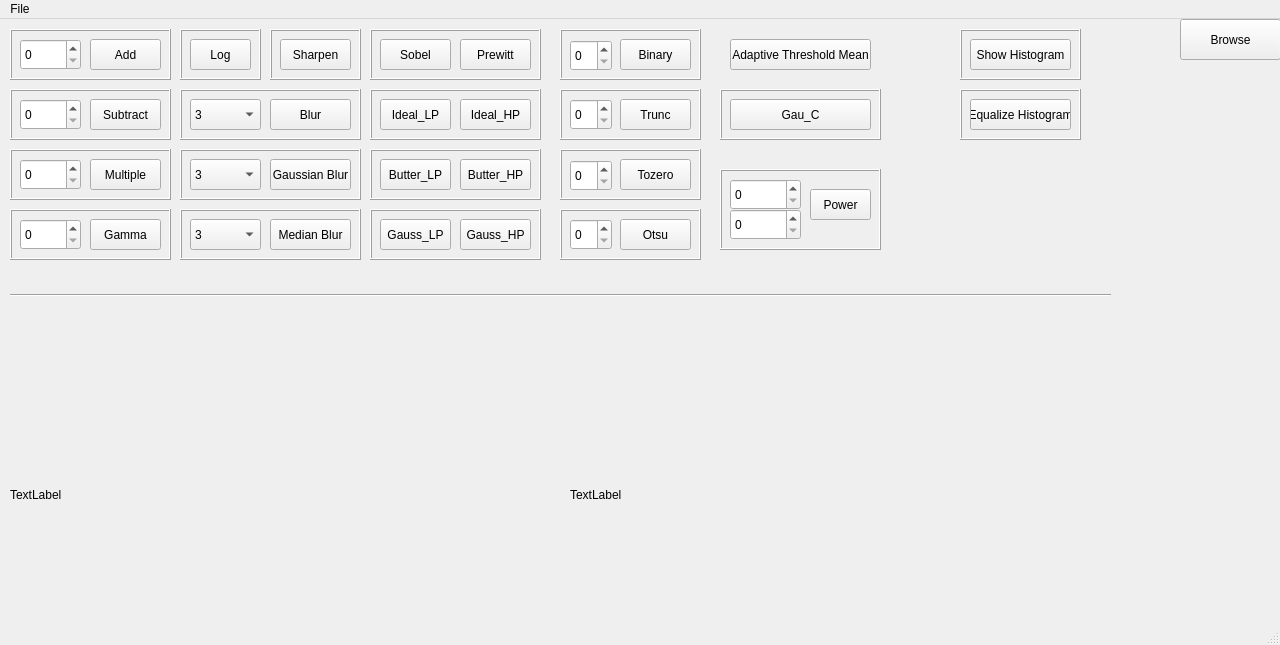
<?xml version="1.0" encoding="UTF-8"?>
<ui version="4.0">
 <class>MainWindow</class>
 <widget class="QMainWindow" name="MainWindow">
  <property name="geometry">
   <rect>
    <x>0</x>
    <y>0</y>
    <width>1280</width>
    <height>645</height>
   </rect>
  </property>
  <property name="sizePolicy">
   <sizepolicy hsizetype="Ignored" vsizetype="Ignored">
    <horstretch>0</horstretch>
    <verstretch>0</verstretch>
   </sizepolicy>
  </property>
  <property name="windowTitle">
   <string>MainWindow</string>
  </property>
  <widget class="QWidget" name="centralwidget">
   <widget class="QPushButton" name="browseBtn">
    <property name="geometry">
     <rect>
      <x>1180</x>
      <y>0</y>
      <width>101</width>
      <height>41</height>
     </rect>
    </property>
    <property name="text">
     <string>Browse</string>
    </property>
   </widget>
   <widget class="QLabel" name="imageOriginal">
    <property name="geometry">
     <rect>
      <x>10</x>
      <y>290</y>
      <width>521</width>
      <height>371</height>
     </rect>
    </property>
    <property name="sizePolicy">
     <sizepolicy hsizetype="Ignored" vsizetype="Ignored">
      <horstretch>0</horstretch>
      <verstretch>0</verstretch>
     </sizepolicy>
    </property>
    <property name="text">
     <string>TextLabel</string>
    </property>
    <property name="scaledContents">
     <bool>true</bool>
    </property>
   </widget>
   <widget class="QLabel" name="imageResult">
    <property name="geometry">
     <rect>
      <x>570</x>
      <y>290</y>
      <width>521</width>
      <height>371</height>
     </rect>
    </property>
    <property name="sizePolicy">
     <sizepolicy hsizetype="Ignored" vsizetype="Ignored">
      <horstretch>0</horstretch>
      <verstretch>0</verstretch>
     </sizepolicy>
    </property>
    <property name="text">
     <string>TextLabel</string>
    </property>
    <property name="scaledContents">
     <bool>true</bool>
    </property>
   </widget>
   <widget class="Line" name="line">
    <property name="geometry">
     <rect>
      <x>10</x>
      <y>266</y>
      <width>1101</width>
      <height>20</height>
     </rect>
    </property>
    <property name="orientation">
     <enum>Qt::Horizontal</enum>
    </property>
   </widget>
   <widget class="QLabel" name="label">
    <property name="geometry">
     <rect>
      <x>10</x>
      <y>10</y>
      <width>161</width>
      <height>51</height>
     </rect>
    </property>
    <property name="font">
     <font>
      <underline>false</underline>
     </font>
    </property>
    <property name="frameShape">
     <enum>QFrame::Box</enum>
    </property>
    <property name="frameShadow">
     <enum>QFrame::Raised</enum>
    </property>
    <property name="text">
     <string/>
    </property>
   </widget>
   <widget class="QSpinBox" name="addValue">
    <property name="geometry">
     <rect>
      <x>20</x>
      <y>20</y>
      <width>61</width>
      <height>31</height>
     </rect>
    </property>
    <property name="maximum">
     <number>999</number>
    </property>
   </widget>
   <widget class="QPushButton" name="addBtn">
    <property name="geometry">
     <rect>
      <x>90</x>
      <y>20</y>
      <width>71</width>
      <height>31</height>
     </rect>
    </property>
    <property name="text">
     <string>Add</string>
    </property>
   </widget>
   <widget class="QLabel" name="label_7">
    <property name="geometry">
     <rect>
      <x>960</x>
      <y>10</y>
      <width>121</width>
      <height>51</height>
     </rect>
    </property>
    <property name="font">
     <font>
      <underline>false</underline>
     </font>
    </property>
    <property name="frameShape">
     <enum>QFrame::Box</enum>
    </property>
    <property name="frameShadow">
     <enum>QFrame::Raised</enum>
    </property>
    <property name="text">
     <string/>
    </property>
   </widget>
   <widget class="QPushButton" name="plotHistBtn">
    <property name="geometry">
     <rect>
      <x>970</x>
      <y>20</y>
      <width>101</width>
      <height>31</height>
     </rect>
    </property>
    <property name="text">
     <string notr="true" comment="go" extracomment="ho">Show Histogram</string>
    </property>
   </widget>
   <widget class="QLabel" name="label_8">
    <property name="geometry">
     <rect>
      <x>180</x>
      <y>130</y>
      <width>181</width>
      <height>51</height>
     </rect>
    </property>
    <property name="font">
     <font>
      <underline>false</underline>
     </font>
    </property>
    <property name="frameShape">
     <enum>QFrame::Box</enum>
    </property>
    <property name="frameShadow">
     <enum>QFrame::Raised</enum>
    </property>
    <property name="text">
     <string/>
    </property>
   </widget>
   <widget class="QLabel" name="label_9">
    <property name="geometry">
     <rect>
      <x>180</x>
      <y>70</y>
      <width>181</width>
      <height>51</height>
     </rect>
    </property>
    <property name="font">
     <font>
      <underline>false</underline>
     </font>
    </property>
    <property name="frameShape">
     <enum>QFrame::Box</enum>
    </property>
    <property name="frameShadow">
     <enum>QFrame::Raised</enum>
    </property>
    <property name="text">
     <string/>
    </property>
   </widget>
   <widget class="QLabel" name="label_10">
    <property name="geometry">
     <rect>
      <x>960</x>
      <y>70</y>
      <width>121</width>
      <height>51</height>
     </rect>
    </property>
    <property name="font">
     <font>
      <underline>false</underline>
     </font>
    </property>
    <property name="frameShape">
     <enum>QFrame::Box</enum>
    </property>
    <property name="frameShadow">
     <enum>QFrame::Raised</enum>
    </property>
    <property name="text">
     <string/>
    </property>
   </widget>
   <widget class="QPushButton" name="equalHistBtn">
    <property name="geometry">
     <rect>
      <x>970</x>
      <y>80</y>
      <width>101</width>
      <height>31</height>
     </rect>
    </property>
    <property name="text">
     <string>Equalize Histogram</string>
    </property>
   </widget>
   <widget class="QLabel" name="label_2">
    <property name="geometry">
     <rect>
      <x>10</x>
      <y>70</y>
      <width>161</width>
      <height>51</height>
     </rect>
    </property>
    <property name="font">
     <font>
      <underline>false</underline>
     </font>
    </property>
    <property name="frameShape">
     <enum>QFrame::Box</enum>
    </property>
    <property name="frameShadow">
     <enum>QFrame::Raised</enum>
    </property>
    <property name="text">
     <string/>
    </property>
   </widget>
   <widget class="QSpinBox" name="subValue">
    <property name="geometry">
     <rect>
      <x>20</x>
      <y>80</y>
      <width>61</width>
      <height>31</height>
     </rect>
    </property>
    <property name="maximum">
     <number>999</number>
    </property>
   </widget>
   <widget class="QPushButton" name="subBtn">
    <property name="geometry">
     <rect>
      <x>90</x>
      <y>80</y>
      <width>71</width>
      <height>31</height>
     </rect>
    </property>
    <property name="text">
     <string>Subtract</string>
    </property>
   </widget>
   <widget class="QLabel" name="label_3">
    <property name="geometry">
     <rect>
      <x>10</x>
      <y>130</y>
      <width>161</width>
      <height>51</height>
     </rect>
    </property>
    <property name="font">
     <font>
      <underline>false</underline>
     </font>
    </property>
    <property name="frameShape">
     <enum>QFrame::Box</enum>
    </property>
    <property name="frameShadow">
     <enum>QFrame::Raised</enum>
    </property>
    <property name="text">
     <string/>
    </property>
   </widget>
   <widget class="QSpinBox" name="mulValue">
    <property name="geometry">
     <rect>
      <x>20</x>
      <y>140</y>
      <width>61</width>
      <height>31</height>
     </rect>
    </property>
    <property name="maximum">
     <number>999</number>
    </property>
   </widget>
   <widget class="QPushButton" name="mulBtn">
    <property name="geometry">
     <rect>
      <x>90</x>
      <y>140</y>
      <width>71</width>
      <height>31</height>
     </rect>
    </property>
    <property name="text">
     <string>Multiple</string>
    </property>
   </widget>
   <widget class="QSpinBox" name="gammaValue">
    <property name="geometry">
     <rect>
      <x>20</x>
      <y>200</y>
      <width>61</width>
      <height>31</height>
     </rect>
    </property>
    <property name="maximum">
     <number>999</number>
    </property>
   </widget>
   <widget class="QPushButton" name="gammaBtn">
    <property name="geometry">
     <rect>
      <x>90</x>
      <y>200</y>
      <width>71</width>
      <height>31</height>
     </rect>
    </property>
    <property name="text">
     <string>Gamma</string>
    </property>
   </widget>
   <widget class="QLabel" name="label_5">
    <property name="geometry">
     <rect>
      <x>10</x>
      <y>190</y>
      <width>161</width>
      <height>51</height>
     </rect>
    </property>
    <property name="font">
     <font>
      <underline>false</underline>
     </font>
    </property>
    <property name="frameShape">
     <enum>QFrame::Box</enum>
    </property>
    <property name="frameShadow">
     <enum>QFrame::Raised</enum>
    </property>
    <property name="text">
     <string/>
    </property>
   </widget>
   <widget class="QPushButton" name="logBtn">
    <property name="geometry">
     <rect>
      <x>190</x>
      <y>20</y>
      <width>61</width>
      <height>31</height>
     </rect>
    </property>
    <property name="text">
     <string>Log</string>
    </property>
   </widget>
   <widget class="QLabel" name="label_11">
    <property name="geometry">
     <rect>
      <x>180</x>
      <y>190</y>
      <width>181</width>
      <height>51</height>
     </rect>
    </property>
    <property name="font">
     <font>
      <underline>false</underline>
     </font>
    </property>
    <property name="frameShape">
     <enum>QFrame::Box</enum>
    </property>
    <property name="frameShadow">
     <enum>QFrame::Raised</enum>
    </property>
    <property name="text">
     <string/>
    </property>
   </widget>
   <widget class="QPushButton" name="blurBtn">
    <property name="geometry">
     <rect>
      <x>270</x>
      <y>80</y>
      <width>81</width>
      <height>31</height>
     </rect>
    </property>
    <property name="text">
     <string>Blur</string>
    </property>
   </widget>
   <widget class="QPushButton" name="gaussBlurBtn">
    <property name="geometry">
     <rect>
      <x>270</x>
      <y>140</y>
      <width>81</width>
      <height>31</height>
     </rect>
    </property>
    <property name="text">
     <string>Gaussian Blur</string>
    </property>
   </widget>
   <widget class="QPushButton" name="medianBtn">
    <property name="geometry">
     <rect>
      <x>270</x>
      <y>200</y>
      <width>81</width>
      <height>31</height>
     </rect>
    </property>
    <property name="text">
     <string>Median Blur</string>
    </property>
   </widget>
   <widget class="QComboBox" name="valueBlur">
    <property name="geometry">
     <rect>
      <x>190</x>
      <y>80</y>
      <width>71</width>
      <height>31</height>
     </rect>
    </property>
    <item>
     <property name="text">
      <string>3</string>
     </property>
    </item>
    <item>
     <property name="text">
      <string>5</string>
     </property>
    </item>
    <item>
     <property name="text">
      <string>7</string>
     </property>
    </item>
   </widget>
   <widget class="QComboBox" name="gBlurValue">
    <property name="geometry">
     <rect>
      <x>190</x>
      <y>140</y>
      <width>71</width>
      <height>31</height>
     </rect>
    </property>
    <item>
     <property name="text">
      <string>3</string>
     </property>
    </item>
    <item>
     <property name="text">
      <string>5</string>
     </property>
    </item>
    <item>
     <property name="text">
      <string>7</string>
     </property>
    </item>
   </widget>
   <widget class="QComboBox" name="mBlurValue">
    <property name="geometry">
     <rect>
      <x>190</x>
      <y>200</y>
      <width>71</width>
      <height>31</height>
     </rect>
    </property>
    <item>
     <property name="text">
      <string>3</string>
     </property>
    </item>
    <item>
     <property name="text">
      <string>5</string>
     </property>
    </item>
    <item>
     <property name="text">
      <string>7</string>
     </property>
    </item>
   </widget>
   <widget class="QLabel" name="label_12">
    <property name="geometry">
     <rect>
      <x>270</x>
      <y>10</y>
      <width>91</width>
      <height>51</height>
     </rect>
    </property>
    <property name="font">
     <font>
      <underline>false</underline>
     </font>
    </property>
    <property name="frameShape">
     <enum>QFrame::Box</enum>
    </property>
    <property name="frameShadow">
     <enum>QFrame::Raised</enum>
    </property>
    <property name="text">
     <string/>
    </property>
   </widget>
   <widget class="QPushButton" name="sharpBtn">
    <property name="geometry">
     <rect>
      <x>280</x>
      <y>20</y>
      <width>71</width>
      <height>31</height>
     </rect>
    </property>
    <property name="text">
     <string>Sharpen</string>
    </property>
   </widget>
   <widget class="QLabel" name="label_13">
    <property name="geometry">
     <rect>
      <x>370</x>
      <y>70</y>
      <width>171</width>
      <height>51</height>
     </rect>
    </property>
    <property name="font">
     <font>
      <underline>false</underline>
     </font>
    </property>
    <property name="frameShape">
     <enum>QFrame::Box</enum>
    </property>
    <property name="frameShadow">
     <enum>QFrame::Raised</enum>
    </property>
    <property name="text">
     <string/>
    </property>
   </widget>
   <widget class="QLabel" name="label_14">
    <property name="geometry">
     <rect>
      <x>370</x>
      <y>190</y>
      <width>171</width>
      <height>51</height>
     </rect>
    </property>
    <property name="font">
     <font>
      <underline>false</underline>
     </font>
    </property>
    <property name="frameShape">
     <enum>QFrame::Box</enum>
    </property>
    <property name="frameShadow">
     <enum>QFrame::Raised</enum>
    </property>
    <property name="text">
     <string/>
    </property>
   </widget>
   <widget class="QLabel" name="label_15">
    <property name="geometry">
     <rect>
      <x>370</x>
      <y>10</y>
      <width>171</width>
      <height>51</height>
     </rect>
    </property>
    <property name="font">
     <font>
      <underline>false</underline>
     </font>
    </property>
    <property name="frameShape">
     <enum>QFrame::Box</enum>
    </property>
    <property name="frameShadow">
     <enum>QFrame::Raised</enum>
    </property>
    <property name="text">
     <string/>
    </property>
   </widget>
   <widget class="QLabel" name="label_16">
    <property name="geometry">
     <rect>
      <x>370</x>
      <y>130</y>
      <width>171</width>
      <height>51</height>
     </rect>
    </property>
    <property name="font">
     <font>
      <underline>false</underline>
     </font>
    </property>
    <property name="frameShape">
     <enum>QFrame::Box</enum>
    </property>
    <property name="frameShadow">
     <enum>QFrame::Raised</enum>
    </property>
    <property name="text">
     <string/>
    </property>
   </widget>
   <widget class="QPushButton" name="iLowBtn">
    <property name="geometry">
     <rect>
      <x>380</x>
      <y>80</y>
      <width>71</width>
      <height>31</height>
     </rect>
    </property>
    <property name="contextMenuPolicy">
     <enum>Qt::NoContextMenu</enum>
    </property>
    <property name="text">
     <string>Ideal_LP</string>
    </property>
   </widget>
   <widget class="QPushButton" name="buttLowBtn">
    <property name="geometry">
     <rect>
      <x>380</x>
      <y>140</y>
      <width>71</width>
      <height>31</height>
     </rect>
    </property>
    <property name="text">
     <string>Butter_LP</string>
    </property>
   </widget>
   <widget class="QPushButton" name="gLowBtn">
    <property name="geometry">
     <rect>
      <x>380</x>
      <y>200</y>
      <width>71</width>
      <height>31</height>
     </rect>
    </property>
    <property name="text">
     <string>Gauss_LP</string>
    </property>
   </widget>
   <widget class="QPushButton" name="iHighBtn">
    <property name="geometry">
     <rect>
      <x>460</x>
      <y>80</y>
      <width>71</width>
      <height>31</height>
     </rect>
    </property>
    <property name="text">
     <string>Ideal_HP</string>
    </property>
   </widget>
   <widget class="QPushButton" name="buttHighBtn">
    <property name="geometry">
     <rect>
      <x>460</x>
      <y>140</y>
      <width>71</width>
      <height>31</height>
     </rect>
    </property>
    <property name="text">
     <string>Butter_HP</string>
    </property>
   </widget>
   <widget class="QPushButton" name="gHighBtn">
    <property name="geometry">
     <rect>
      <x>460</x>
      <y>200</y>
      <width>71</width>
      <height>31</height>
     </rect>
    </property>
    <property name="text">
     <string>Gauss_HP</string>
    </property>
   </widget>
   <widget class="QLabel" name="label_17">
    <property name="geometry">
     <rect>
      <x>560</x>
      <y>10</y>
      <width>141</width>
      <height>51</height>
     </rect>
    </property>
    <property name="font">
     <font>
      <underline>false</underline>
     </font>
    </property>
    <property name="frameShape">
     <enum>QFrame::Box</enum>
    </property>
    <property name="frameShadow">
     <enum>QFrame::Raised</enum>
    </property>
    <property name="text">
     <string/>
    </property>
   </widget>
   <widget class="QPushButton" name="binaryBtn">
    <property name="geometry">
     <rect>
      <x>620</x>
      <y>20</y>
      <width>71</width>
      <height>31</height>
     </rect>
    </property>
    <property name="text">
     <string>Binary</string>
    </property>
   </widget>
   <widget class="QLabel" name="label_18">
    <property name="geometry">
     <rect>
      <x>560</x>
      <y>70</y>
      <width>141</width>
      <height>51</height>
     </rect>
    </property>
    <property name="font">
     <font>
      <underline>false</underline>
     </font>
    </property>
    <property name="frameShape">
     <enum>QFrame::Box</enum>
    </property>
    <property name="frameShadow">
     <enum>QFrame::Raised</enum>
    </property>
    <property name="text">
     <string/>
    </property>
   </widget>
   <widget class="QLabel" name="label_19">
    <property name="geometry">
     <rect>
      <x>560</x>
      <y>130</y>
      <width>141</width>
      <height>51</height>
     </rect>
    </property>
    <property name="font">
     <font>
      <underline>false</underline>
     </font>
    </property>
    <property name="frameShape">
     <enum>QFrame::Box</enum>
    </property>
    <property name="frameShadow">
     <enum>QFrame::Raised</enum>
    </property>
    <property name="text">
     <string/>
    </property>
   </widget>
   <widget class="QLabel" name="label_20">
    <property name="geometry">
     <rect>
      <x>560</x>
      <y>190</y>
      <width>141</width>
      <height>51</height>
     </rect>
    </property>
    <property name="font">
     <font>
      <underline>false</underline>
     </font>
    </property>
    <property name="frameShape">
     <enum>QFrame::Box</enum>
    </property>
    <property name="frameShadow">
     <enum>QFrame::Raised</enum>
    </property>
    <property name="text">
     <string/>
    </property>
   </widget>
   <widget class="QPushButton" name="truncBtn">
    <property name="geometry">
     <rect>
      <x>620</x>
      <y>80</y>
      <width>71</width>
      <height>31</height>
     </rect>
    </property>
    <property name="text">
     <string>Trunc</string>
    </property>
   </widget>
   <widget class="QPushButton" name="tozeroBtn">
    <property name="geometry">
     <rect>
      <x>620</x>
      <y>140</y>
      <width>71</width>
      <height>31</height>
     </rect>
    </property>
    <property name="text">
     <string>Tozero</string>
    </property>
   </widget>
   <widget class="QPushButton" name="otsuBtn">
    <property name="geometry">
     <rect>
      <x>620</x>
      <y>200</y>
      <width>71</width>
      <height>31</height>
     </rect>
    </property>
    <property name="text">
     <string>Otsu</string>
    </property>
   </widget>
   <widget class="QPushButton" name="powerBtn">
    <property name="geometry">
     <rect>
      <x>810</x>
      <y>170</y>
      <width>61</width>
      <height>31</height>
     </rect>
    </property>
    <property name="text">
     <string>Power</string>
    </property>
   </widget>
   <widget class="QLabel" name="label_6">
    <property name="geometry">
     <rect>
      <x>720</x>
      <y>150</y>
      <width>161</width>
      <height>81</height>
     </rect>
    </property>
    <property name="font">
     <font>
      <underline>false</underline>
     </font>
    </property>
    <property name="frameShape">
     <enum>QFrame::Box</enum>
    </property>
    <property name="frameShadow">
     <enum>QFrame::Raised</enum>
    </property>
    <property name="text">
     <string/>
    </property>
   </widget>
   <widget class="QSpinBox" name="cValueP">
    <property name="geometry">
     <rect>
      <x>730</x>
      <y>190</y>
      <width>71</width>
      <height>31</height>
     </rect>
    </property>
    <property name="maximum">
     <number>999</number>
    </property>
   </widget>
   <widget class="QSpinBox" name="gammaValueP">
    <property name="geometry">
     <rect>
      <x>730</x>
      <y>160</y>
      <width>71</width>
      <height>31</height>
     </rect>
    </property>
    <property name="mouseTracking">
     <bool>false</bool>
    </property>
    <property name="maximum">
     <number>999</number>
    </property>
   </widget>
   <widget class="QLabel" name="label_23">
    <property name="geometry">
     <rect>
      <x>180</x>
      <y>10</y>
      <width>81</width>
      <height>51</height>
     </rect>
    </property>
    <property name="font">
     <font>
      <underline>false</underline>
     </font>
    </property>
    <property name="frameShape">
     <enum>QFrame::Box</enum>
    </property>
    <property name="frameShadow">
     <enum>QFrame::Raised</enum>
    </property>
    <property name="text">
     <string/>
    </property>
   </widget>
   <widget class="QPushButton" name="adapMean">
    <property name="geometry">
     <rect>
      <x>730</x>
      <y>20</y>
      <width>141</width>
      <height>31</height>
     </rect>
    </property>
    <property name="text">
     <string>Adaptive Threshold Mean</string>
    </property>
   </widget>
   <widget class="QPushButton" name="sobelBtn">
    <property name="geometry">
     <rect>
      <x>380</x>
      <y>20</y>
      <width>71</width>
      <height>31</height>
     </rect>
    </property>
    <property name="text">
     <string>Sobel</string>
    </property>
   </widget>
   <widget class="QPushButton" name="prewittBtn">
    <property name="geometry">
     <rect>
      <x>460</x>
      <y>20</y>
      <width>71</width>
      <height>31</height>
     </rect>
    </property>
    <property name="text">
     <string>Prewitt</string>
    </property>
   </widget>
   <widget class="QLabel" name="label_22">
    <property name="geometry">
     <rect>
      <x>720</x>
      <y>70</y>
      <width>161</width>
      <height>51</height>
     </rect>
    </property>
    <property name="font">
     <font>
      <underline>false</underline>
     </font>
    </property>
    <property name="frameShape">
     <enum>QFrame::Box</enum>
    </property>
    <property name="frameShadow">
     <enum>QFrame::Raised</enum>
    </property>
    <property name="text">
     <string/>
    </property>
   </widget>
   <widget class="QSpinBox" name="binValue">
    <property name="geometry">
     <rect>
      <x>570</x>
      <y>21</y>
      <width>42</width>
      <height>31</height>
     </rect>
    </property>
    <property name="maximum">
     <number>200</number>
    </property>
   </widget>
   <widget class="QSpinBox" name="truncValue">
    <property name="geometry">
     <rect>
      <x>570</x>
      <y>80</y>
      <width>42</width>
      <height>31</height>
     </rect>
    </property>
    <property name="maximum">
     <number>200</number>
    </property>
   </widget>
   <widget class="QSpinBox" name="tozeroValue">
    <property name="geometry">
     <rect>
      <x>570</x>
      <y>141</y>
      <width>42</width>
      <height>31</height>
     </rect>
    </property>
    <property name="maximum">
     <number>200</number>
    </property>
   </widget>
   <widget class="QSpinBox" name="otsuValue">
    <property name="geometry">
     <rect>
      <x>570</x>
      <y>200</y>
      <width>42</width>
      <height>31</height>
     </rect>
    </property>
    <property name="maximum">
     <number>200</number>
    </property>
   </widget>
   <widget class="QPushButton" name="adapGauss">
    <property name="geometry">
     <rect>
      <x>730</x>
      <y>80</y>
      <width>141</width>
      <height>31</height>
     </rect>
    </property>
    <property name="text">
     <string>Gau_C</string>
    </property>
   </widget>
  </widget>
  <widget class="QStatusBar" name="statusbar"/>
  <widget class="QMenuBar" name="menubar">
   <property name="geometry">
    <rect>
     <x>0</x>
     <y>0</y>
     <width>1280</width>
     <height>18</height>
    </rect>
   </property>
   <widget class="QMenu" name="menuFile">
    <property name="title">
     <string>File</string>
    </property>
    <addaction name="actionOpen"/>
    <addaction name="actionExit"/>
   </widget>
   <addaction name="menuFile"/>
  </widget>
  <action name="actionOpen">
   <property name="text">
    <string>Open</string>
   </property>
  </action>
  <action name="actionExit">
   <property name="text">
    <string>Exit</string>
   </property>
  </action>
 </widget>
 <resources/>
 <connections/>
</ui>
